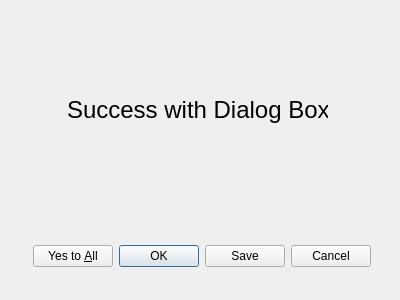
<?xml version="1.0" encoding="UTF-8"?>
<ui version="4.0">
 <class>Dialog</class>
 <widget class="QDialog" name="Dialog">
  <property name="geometry">
   <rect>
    <x>0</x>
    <y>0</y>
    <width>400</width>
    <height>300</height>
   </rect>
  </property>
  <property name="windowTitle">
   <string>Dialog</string>
  </property>
  <widget class="QDialogButtonBox" name="buttonBox">
   <property name="geometry">
    <rect>
     <x>30</x>
     <y>240</y>
     <width>341</width>
     <height>32</height>
    </rect>
   </property>
   <property name="orientation">
    <enum>Qt::Horizontal</enum>
   </property>
   <property name="standardButtons">
    <set>QDialogButtonBox::Cancel|QDialogButtonBox::Ok|QDialogButtonBox::Save|QDialogButtonBox::YesToAll</set>
   </property>
  </widget>
  <widget class="QLabel" name="label">
   <property name="geometry">
    <rect>
     <x>67</x>
     <y>90</y>
     <width>261</width>
     <height>41</height>
    </rect>
   </property>
   <property name="text">
    <string>&lt;html&gt;&lt;head/&gt;&lt;body&gt;&lt;p&gt;&lt;span style=&quot; font-size:18pt;&quot;&gt;     Success with Dialog Box&lt;/span&gt;&lt;/p&gt;&lt;/body&gt;&lt;/html&gt;</string>
   </property>
  </widget>
 </widget>
 <resources/>
 <connections>
  <connection>
   <sender>buttonBox</sender>
   <signal>accepted()</signal>
   <receiver>Dialog</receiver>
   <slot>accept()</slot>
   <hints>
    <hint type="sourcelabel">
     <x>248</x>
     <y>254</y>
    </hint>
    <hint type="destinationlabel">
     <x>157</x>
     <y>274</y>
    </hint>
   </hints>
  </connection>
  <connection>
   <sender>buttonBox</sender>
   <signal>rejected()</signal>
   <receiver>Dialog</receiver>
   <slot>reject()</slot>
   <hints>
    <hint type="sourcelabel">
     <x>316</x>
     <y>260</y>
    </hint>
    <hint type="destinationlabel">
     <x>286</x>
     <y>274</y>
    </hint>
   </hints>
  </connection>
 </connections>
</ui>
